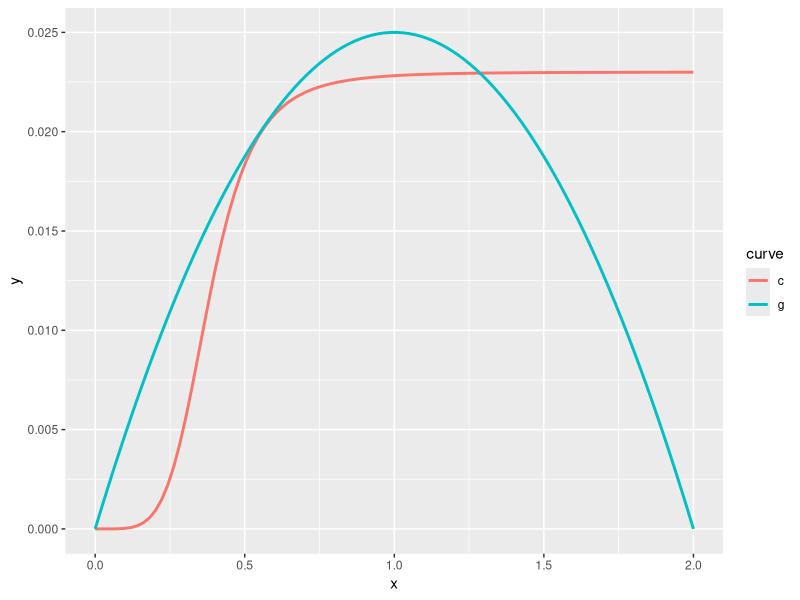
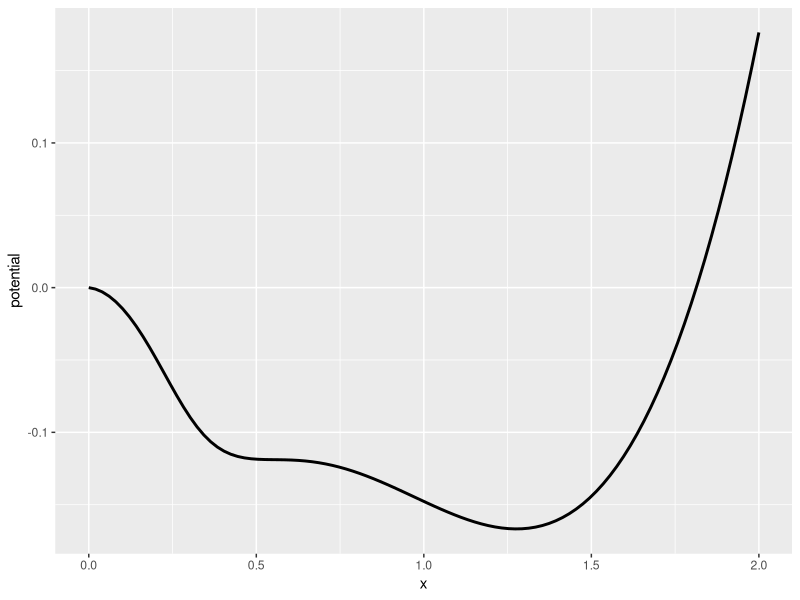
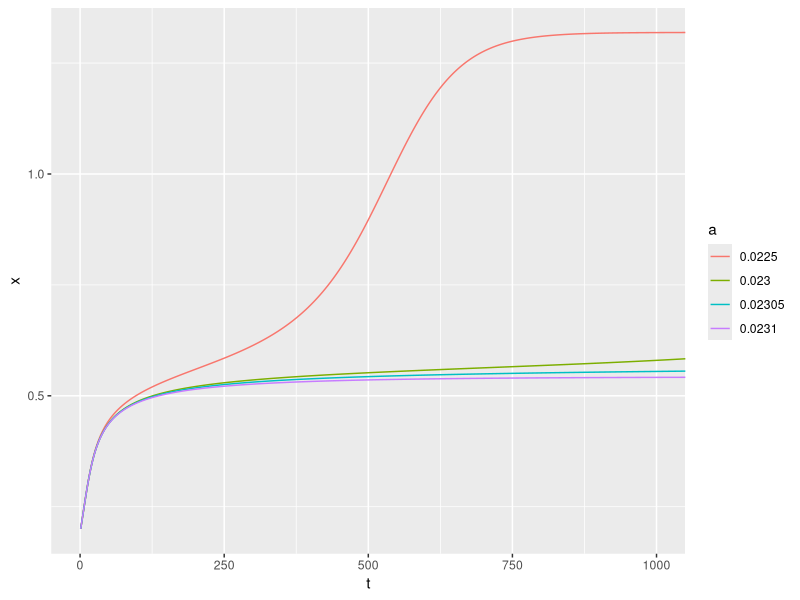
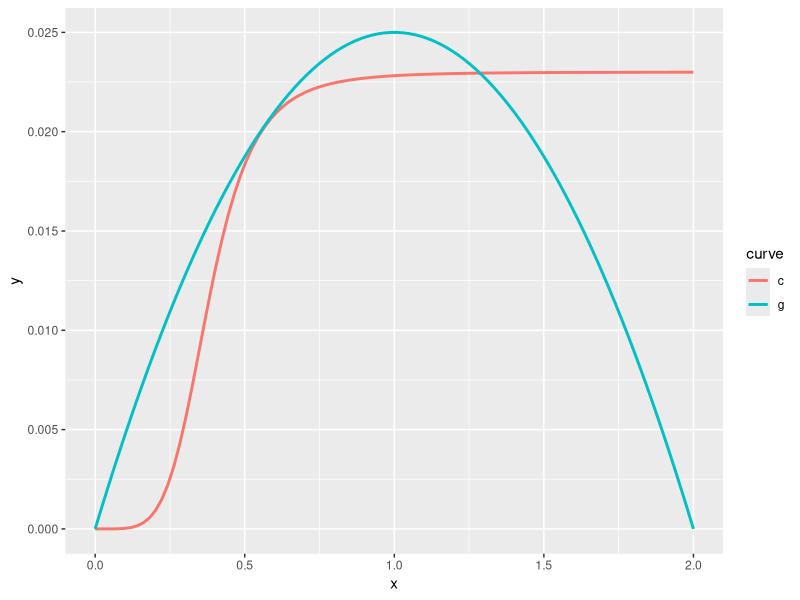

These charts were generated, in order, by the following R code: (Note: this script raises an error after producing the figures.)
## ---- chunk 1
library(tidyverse)
library(furrr)
## ---- chunk 2
p <- list(r = .05, K = 2, Q = 5, H = .38, sigma = .02, a=0.023, N = 4e3, x0 = 0.2, N = 1e4)
growth <- function(x, p) x * p$r * (1 - x / p$K)
consumption <- function(x, p) p$a * x ^ p$Q / (x^p$Q + p$H^p$Q)
## ---- chunk 3
theory <- 
  function(p){
    tibble(x= seq(0,2, length.out = 100)) %>%
    mutate(g = growth(x,p), 
           c = consumption(x,p)) %>%
    mutate(potential = - cumsum(g - c)) %>%
    gather(curve, y, -x, -potential) 
}
## ---- chunk 4
theory(p) %>%
  ggplot(aes(x, y, col=curve)) +
  geom_line(lwd=1)
## ---- chunk 5
theory(p) %>%
  ggplot(aes(x, potential)) + 
  geom_line(lwd=1)
## ---- chunk 6
may <- function(x, p) x + growth(x,p) - consumption(x,p)
#x + x * p$r * (1 - x / p$K)  - p$a * x ^ p$Q / (x ^ p$Q + p$H ^ p$Q)

stochastic_sim <- function(f, p){
  x <- numeric(p$N)
  x[1] <- p$x0
  dBt <- rnorm(p$N, 0, p$sigma)
  for(t in 1:(p$N-1)){
    x[t+1] <- max( 
                  f(x[t], p) + x[t] * dBt[t],  # arguably x[t] * dB[t] would be a better model!
                  0)
  }
  data.frame(t = 1:p$N, x)
}

det_sim <- function(f, p){
  x <- numeric(p$N)
  x[1] <- p$x0
  for(t in 1:(p$N-1)){
    x[t+1] <- f(x[t], p)
  }
  data.frame(t = 1:p$N, x)
}
## ---- chunk 7
a <- c(0.0225, 0.0230, 0.02305, 0.0231)
names(a) <- a

df <- map_dfr(a, function(a){
  p$a <- a
  p$N <- 1e4
  det_sim(may, p)
},
.id = "a")


df %>% ggplot(aes(t,x, col = a)) + geom_line() + coord_cartesian(xlim=c(0,1000))


theory(p) %>% ggplot(aes(x, y, col=curve)) + geom_line(lwd=1)


## ---- chunk 8
plan("multisession")
system.time({
  df <- future_map_dfr(1:500, function(reps) stochastic_sim(may, p), .id = "reps")
})


## ---- chunk 9
det <- det_sim(may,p) %>% mutate(reps=1)
mean <- df %>% group_by(t) %>% summarise(x = mean(x)) %>% mutate(reps = 1)
## ---- chunk 10
df %>% ggplot(aes(t, x, group=reps)) + 
  geom_line(alpha=0.1) +
  geom_line(data = det, color = "blue") + 
  geom_line(data = mean, color = "red")
## ---- chunk 11
df %>% write_csv("../data/reps.csv")
